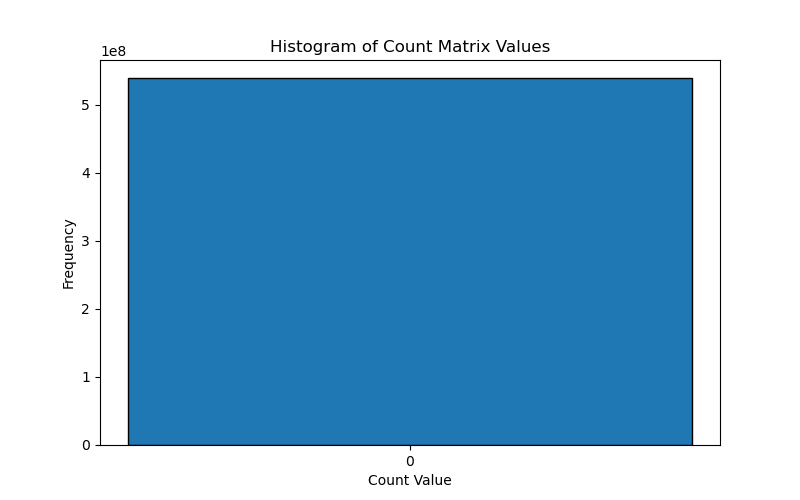

The script that saved this image:
import numpy as np
import pandas as pd
import matplotlib.pyplot as plt


count_matrix = "/storage/shared/data_for_master_students/ida_and_ellen/count_matrix.tsv"
tax_count =  "/storage/shared/data_for_master_students/ida_and_ellen/taxonomy_metagenomes.csv"#"test_files/test_kraken_counts.csv" #"/storage/shared/data_for_master_students/ida_and_ellen/taxonomy_metagenomes.csv"
df = pd.read_csv(count_matrix, sep="\t", header=0, index_col=0) 
df_tax = pd.read_csv(tax_count, sep=None,engine="python", header=0, index_col=0) 
df_tax = df_tax.fillna(0)

# Flatten the matrix into a single list of values
all_values = df.values.flatten()
all_values_tax = df_tax.values.flatten()


# # Randomly sample 10% of the values
# sample_size = int(0.1 * len(all_values))  # Compute 10% of total values
# random_sample = np.random.choice(all_values, sample_size, replace=False)

# Plot histogram
plt.figure(figsize=(8, 5))
plt.hist(all_values_tax, bins=np.arange(all_values_tax.max() + 2) - 0.5, edgecolor='black')
plt.xlabel("Count Value")
plt.ylabel("Frequency")
plt.title("Histogram of Count Matrix Values")
plt.xticks(range(int(all_values_tax.max()) + 1))  # Ensure discrete values on x-axis
# plt.xlim([1,100])
# plt.ylim([0,50000])
plt.savefig("histogram.png")  # Saves the plot as an image file

